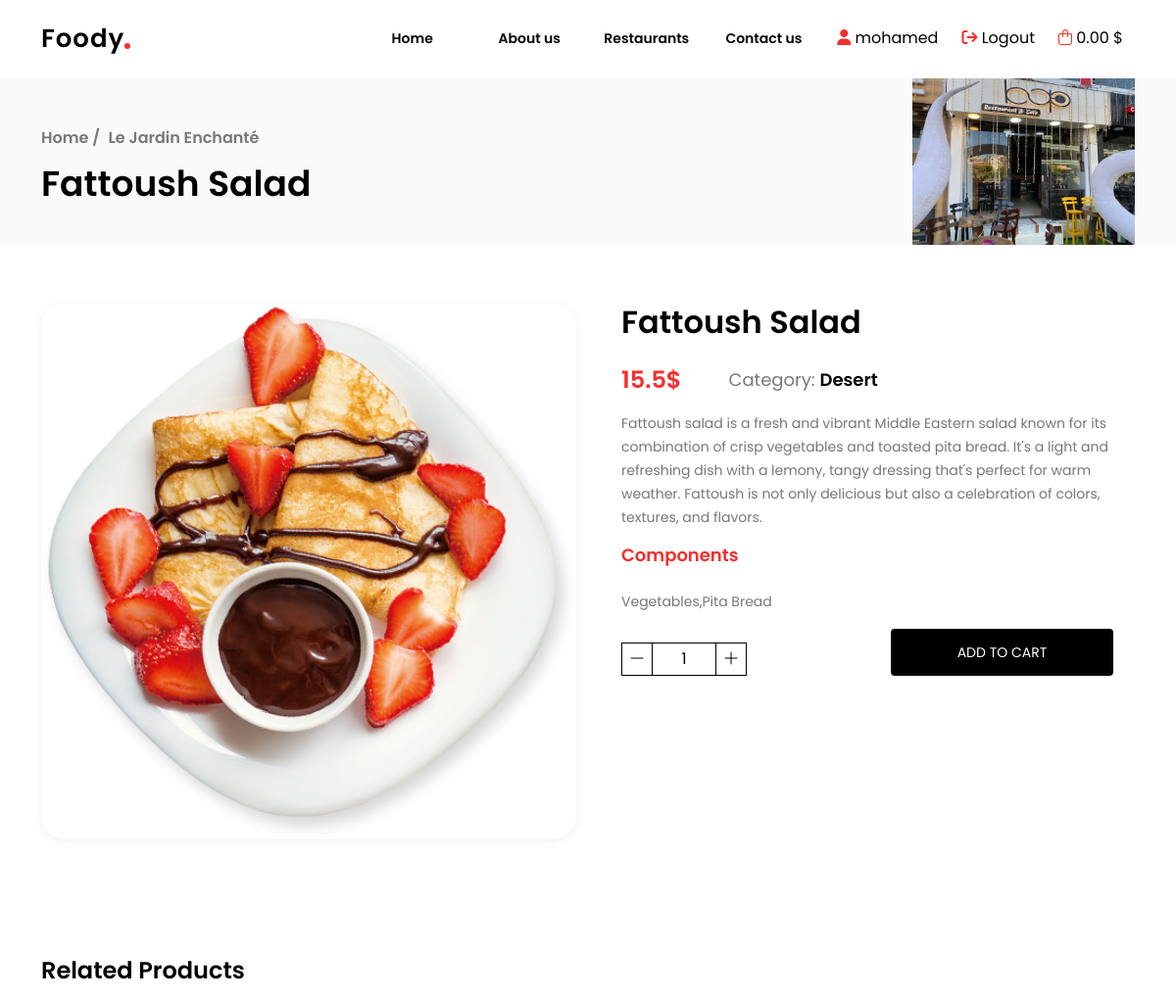
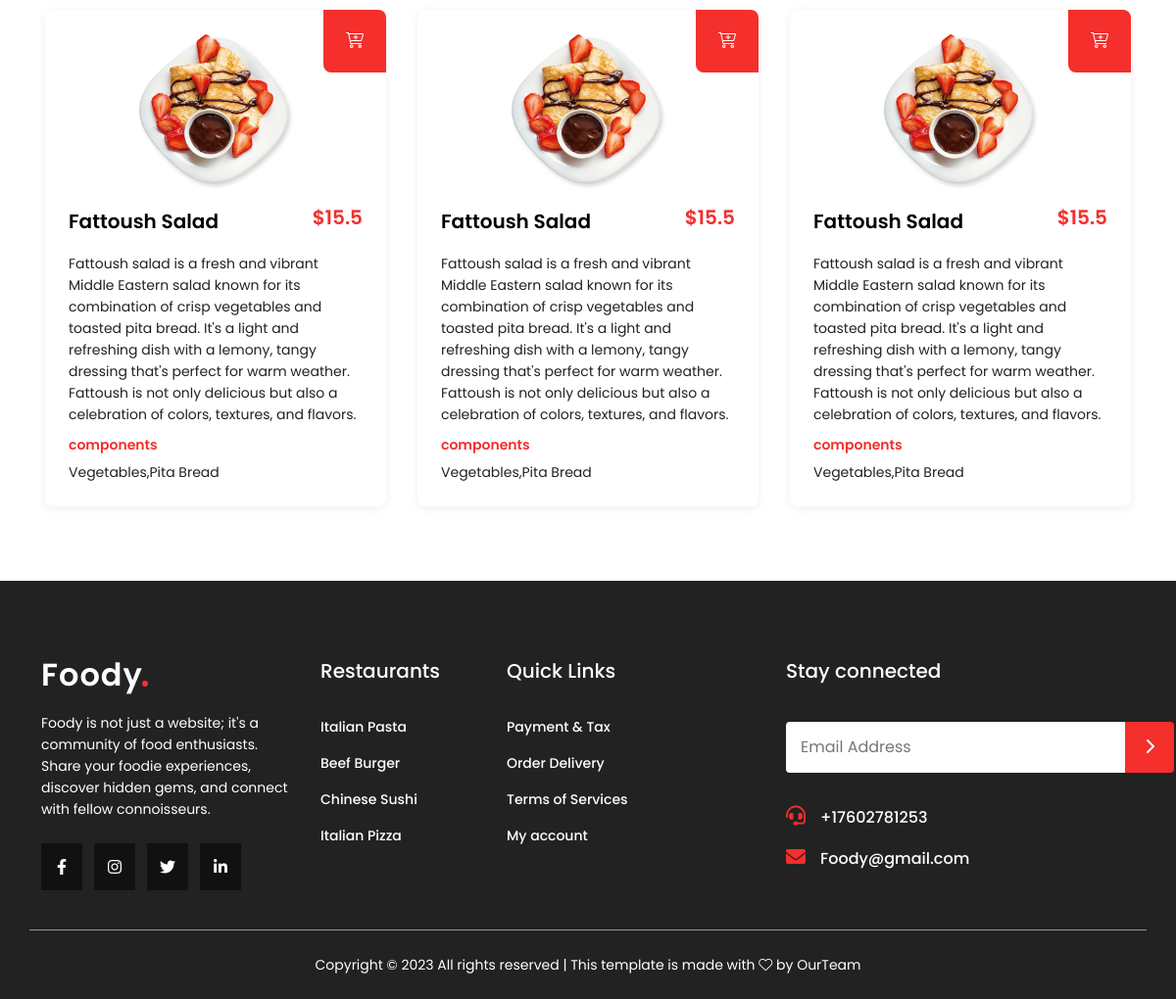
/product-details.php?id=4 (signed in), run on the app's committed database (2 pictures, top to bottom).
### tables this page shows
CREATE TABLE `restaurants` (
  `restaurant_id` int(11) NOT NULL,
  `restaurant_name` varchar(200) NOT NULL,
  `restaurant_address` text NOT NULL,
  `restaurant_phone` varchar(100) NOT NULL,
  `restaurant_username` varchar(250) NOT NULL,
  `restaurant_password` varchar(250) NOT NULL,
  `city_id` int(11) NOT NULL,
  `restaurant_image` varchar(500) NOT NULL
);

CREATE TABLE `menu_item` (
  `item_id` int(11) NOT NULL,
  `restaurant_id` int(11) NOT NULL,
  `item_name` varchar(300) NOT NULL,
  `item_description` text NOT NULL,
  `item_price` double NOT NULL,
  `item_ingredients` text NOT NULL,
  `item_image` varchar(500) NOT NULL,
  `cat_id` int(11) NOT NULL
);

CREATE TABLE `menu_categories` (
  `cat_id` int(11) NOT NULL,
  `cat_name` varchar(250) NOT NULL,
  `restaurant_id` int(11) NOT NULL,
  `cat_image` varchar(500) NOT NULL
);

### helper.php (called while the page is built, shortened)
<?php
if (!function_exists('runQuery')) {
    function runQuery($query)
    {
        $servername = "localhost";
        $username = "root";
        $password = "";
        $database = "resturants";
        $conn = new mysqli($servername, $username, $password, $database);
        $conn->set_charset("utf8");
        return $conn->query($query);
    }
}
if (!function_exists('runOneQuery')) {
    function runOneQuery($query)
    {
        $servername = "localhost";
        $username = "root";
        $password = "";
        $database = "resturants";
        $conn = new mysqli($servername, $username, $password, $database);
        return $conn->query($query)->fetch_assoc();
    }
}

### product-details.php (the view, shortened to what this page needs)
<?php
require 'helper.php';
$selectTheProductSql = "SELECT * FROM menu_item WHERE item_id = {$_GET['id']}";
$selectTheProductResult = runQuery($selectTheProductSql);
$selectTheProductResult = $selectTheProductResult->fetch_assoc();
$categoryResult = runOneQuery("SELECT * FROM menu_categories WHERE cat_id = {$selectTheProductResult['cat_id']}");
$restaurantResult = runOneQuery("SELECT * FROM restaurants WHERE restaurant_id = {$selectTheProductResult['restaurant_id']}");
$customer_id = $_SESSION['user']['Customer_id'];
$item_id = $_GET['id'] ?? 0;
$selectCountSql = "SELECT * FROM `cart` where `customer_id` = $customer_id And `item_id` = {$item_id}";
$selectCountResult = runQuery($selectCountSql);
$selectCountOne = $selectCountResult->fetch_assoc();
$selectAnotherProductsSql = "SELECT * FROM menu_item WHERE item_id != {$_GET['id']} AND cat_id = {$categoryResult['cat_id']} ORDER BY RAND() LIMIT 3";
$selectAnotherProductsResult = runQuery($selectAnotherProductsSql);
?>
<!DOCTYPE html>
<html lang="en">
<head>
    <?php
    require_once 'layout/assets/css.php'
    ?>
</head>
<body>
<?php
require_once 'layout/inc/header.php'
?>
<main>
    <section class="section_header">
        <div class="container d-flex justify-content-between">
            <div class="navigation">
                <h2>
                    <a href="index.php">Home /</a>
                    <a href="restaurant.php?id=<?php echo $restaurantResult['restaurant_id'] ?>"><?php echo $restaurantResult['restaurant_name'] ?></a>
                    <br> <?php echo $selectTheProductResult['item_name'] ?>
                </h2>
            </div>
            <div class="thumb_img">
                <img src="<?php echo $restaurantResult['restaurant_image'] ?>" alt="thumb">
            </div>
        </div>
    </section>
    <section class="product-details-section">
        <div class="container">
            <div class="row justify-content-between">
                <div class="col-lg-6 col-12">
                    <div class="image">
                        <img src="<?php echo $selectTheProductResult['item_image'] ?>" alt="product-details">
                    </div>
                </div>
                <div class="col-lg-6 col-12">
                    <div class="pro_overview">
                        <h3><?php echo $selectTheProductResult['item_name'] ?></h3>
                        <div class="d-flex gap-5 align-items-center">
                            <h4><?php echo $selectTheProductResult['item_price'] ?>$</h4>
                            <p class="category">Category: <span><?php echo $categoryResult['cat_name'] ?></span></p>
                        </div>
                        <p>
                            <?php echo $selectTheProductResult['item_description'] ?>
                        </p>
                        <h6>
                            Components
                        </h6>
                        <p>
                            <?php echo $selectTheProductResult['item_ingredients'] ?>
                        </p>
                        <form action="add-to-cart.php">
                            <div class="d-flex align-items-end gap-5">
                                <div class="quantity">
                                    <button type="button" class="cartButton"
                                            data-id="<?php echo $selectTheProductResult['item_id'] ?>"
                                            data-type="minus">
                                        <i class="fa-sharp fa-light fa-minus"></i>
                                    </button>
                                    <input type="number" id="cartInput<?php echo $selectTheProductResult['item_id'] ?>"
                                           value="<?php echo $selectCountOne['qty'] ?? 1 ?>" name="qty" min="0" max="99"
                                           step="1"/>
                                    <button type="button" class="cartButton"
                                            data-id="<?php echo $selectTheProductResult['item_id'] ?>" data-type="plus">
                                        <i class="fa-sharp fa-light fa-plus"></i>
                                    </button>
                                </div>
                                <div class="add_cart">
                                    <button type="submit">
                                        <?php
                                        echo $selectCountResult->num_rows > 0 ? 'Update The CART' : 'ADD TO CART';
                                        ?>
                                    </button>
                                </div>
                            </div>
                        </form>
                    </div>
                </div>
            </div>
        </div>
    </section>
    <section class="related_products">
        <div class="container">
            <h2>Related Products</h2>
            <div class="row">
                <?php
                if ($selectAnotherProductsResult->num_rows > 0) {
                    while ($row = $selectAnotherProductsResult->fetch_assoc()) {
                        ?>
                        <div class="col-lg-4 col-md-6 col-12 p-3">
                            <div class="product-card">
                                <span>
                                    <a href="add-to-cart.php?id=<?php echo $row['item_id'] ?>" style="color: white">
                                       <i class="fa-light fa-cart-plus"></i>
                                    </a>
                            </span>
                                <a href="product-details.php?id=<?php echo $row['item_id'] ?>" class="pro_img">
                                    <img src="<?php echo $row['item_image'] ?>" alt="">
                                </a>
                                <div class="pro_info">
                                    <a href="product-details.php?id=<?php echo $row['item_id'] ?>"><?php echo $row['item_name'] ?></a>
                                    <h4>$<?php echo $row['item_price'] ?></h4>
                                </div>
                                <div class="pro_description">
                                    <p>
                                        <?php echo $row['item_description'] ?>
                                    </p>
                                    <h6>components</h6>
                                    <p><?php echo $row['item_ingredients'] ?></p>
                                </div>
                            </div>
                        </div>
                        <?php
                    }
                }
                ?>
            </div>
        </div>
    </section>
</main>
<?php
require_once 'layout/inc/footer.php'
?>
</body>
</html>

### assets/css/style.css (style rules this page uses)
* { margin: 0; padding: 0; line-height: 32px; box-sizing: border-box; scroll-behavior: smooth; font-family: "Poppins", sans-serif; -webkit-tap-highlight-color: transparent; }
body { overflow-x: hidden; position: relative; }
a { text-decoration: none; }
p { margin: 0; }
main .section_header { height: 250px; background: #fafafa; padding-top: 80px; }
main .section_header .container { height: 100%; }
main .section_header .container .navigation { height: 100%; display: flex; align-items: center; }
main .section_header .container .navigation h2 { font-size: 36px; color: #000; line-height: 54px; font-weight: 600; }
main .section_header .container .navigation h2 a { font-size: 16px; color: #777777; }
main .section_header .container .thumb_img { height: 100%; display: flex; align-items: center; justify-content: center; }
main .section_header .container .thumb_img img { height: 170px; }
main .related_products { padding: 60px 16px; }
main .related_products h2 { font-size: 24px; color: #000; font-weight: 600; }
main .product-details-section { padding: 60px 16px; }
main .product-details-section .image { width: 100%; border-radius: 24px; overflow: hidden; box-shadow: rgba(99, 99, 99, 0.1) 0px 2px 8px 0px; }
main .product-details-section .image img { width: 100%; -o-object-fit: contain; object-fit: contain; }
main .product-details-section .pro_overview { padding: 0 22px; display: flex; flex-direction: column; gap: 16px; }
main .product-details-section .pro_overview h3 { font-size: 32px; color: #000; font-weight: 600; }
main .product-details-section .pro_overview h4 { font-weight: 600; font-size: 24px; color: #f42f2c; margin: 0; }
main .product-details-section .pro_overview p { font-size: 14px; color: #777777; line-height: 24px; }
main .product-details-section .pro_overview .category { font-size: 18px; line-height: 32px; color: #777777; }
main .product-details-section .pro_overview .category span { color: #000; font-weight: 600; }
main .product-details-section .pro_overview h6 { color: #f42f2c; font-size: 18px; font-weight: 600; }
main .product-details-section .pro_overview .add_cart { height: 100%; width: 100%; }
main .product-details-section .pro_overview .add_cart button { padding: 8px 12px; width: 100%; background: #000; border-radius: 4px; color: white; font-size: 14px; outline: none; border: none; transition: all 0.3s ease-in-out; }
.product-card { box-shadow: rgba(99, 99, 99, 0.1) 0px 2px 8px 0px; height: 100%; padding: 24px; display: flex; gap: 16px; flex-direction: column; border-radius: 8px; position: relative; }
.product-card span { position: absolute; top: 0; right: 0; display: flex; align-items: center; justify-content: center; width: 64px; height: 64px; border-radius: 0 8px 0 8px; background: #f42f2c; color: #fff; transition: all 0.3s ease-in-out; }
.product-card .pro_img { width: 100%; display: flex; align-items: center; justify-content: center; }
.product-card .pro_img img { height: 160px; }
.product-card .pro_info { display: flex; align-items: center; justify-content: space-between; }
.product-card .pro_info a { font-size: 20px; color: #000; font-weight: 600; }
.product-card .pro_info h4 { font-size: 20px; font-weight: 600; color: #f42f2c; }
.product-card .pro_description p { font-size: 14px; color: #222; line-height: 22px; }
.product-card .pro_description h6 { font-size: 14px; color: #f42f2c; font-weight: 600; margin-top: 12px; }
.quantity { display: flex; align-items: center; width: 100%; height: 100%; }
.quantity button { width: 32px; border: none; background: none; outline: none; border: 1px solid #000; }
.quantity button i { color: #000; }
.quantity input { text-align: center; border: none; background: none; outline: none; border-top: 1px solid #000; border-bottom: 1px solid #000; width: 64px; }

### data on the page
restaurants: restaurant_name "Le Jardin Enchanté", restaurant_image (picture)
menu_item: item_name "Fattoush Salad", item_image (picture), item_price "15.5", item_description "Fattoush salad is a fresh and vibrant Middle Eastern salad known for its combination of crisp vegetables and toasted pita bread. It's a light and refreshing dish with a lemony, tangy dressing that's perfect for warm weather. Fattoush is not only delicious but also a celebration of colors, textures, and flavors.", item_ingredients "Vegetables,Pita Bread"
menu_categories: cat_name "Desert"
menu_item: item_image (picture), item_name "Fattoush Salad", item_price "15.5", item_description "Fattoush salad is a fresh and vibrant Middle Eastern salad known for its combination of crisp vegetables and toasted pita bread. It's a light and refreshing dish with a lemony, tangy dressing that's perfect for warm weather. Fattoush is not only delicious but also a celebration of colors, textures, and flavors.", item_ingredients "Vegetables,Pita Bread"
menu_item: item_image (picture), item_name "Fattoush Salad", item_price "15.5", item_description "Fattoush salad is a fresh and vibrant Middle Eastern salad known for its combination of crisp vegetables and toasted pita bread. It's a light and refreshing dish with a lemony, tangy dressing that's perfect for warm weather. Fattoush is not only delicious but also a celebration of colors, textures, and flavors.", item_ingredients "Vegetables,Pita Bread"
menu_item: item_image (picture), item_name "Fattoush Salad", item_price "15.5", item_description "Fattoush salad is a fresh and vibrant Middle Eastern salad known for its combination of crisp vegetables and toasted pita bread. It's a light and refreshing dish with a lemony, tangy dressing that's perfect for warm weather. Fattoush is not only delicious but also a celebration of colors, textures, and flavors.", item_ingredients "Vegetables,Pita Bread"

### other printed values
$_SESSION['user']['Customer_name'] "mohamed"
$selectAllCartResult['total_price'] "0.00"
